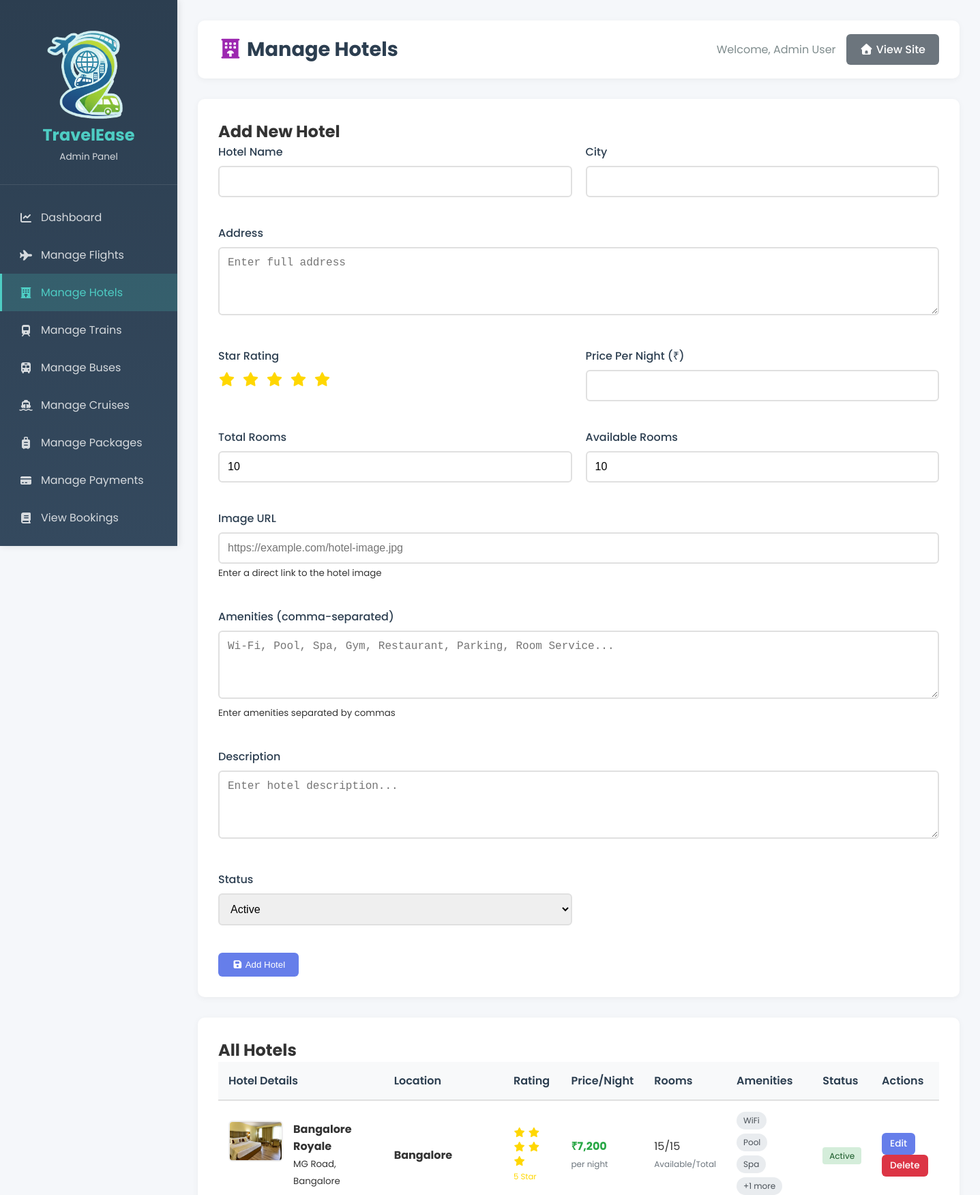
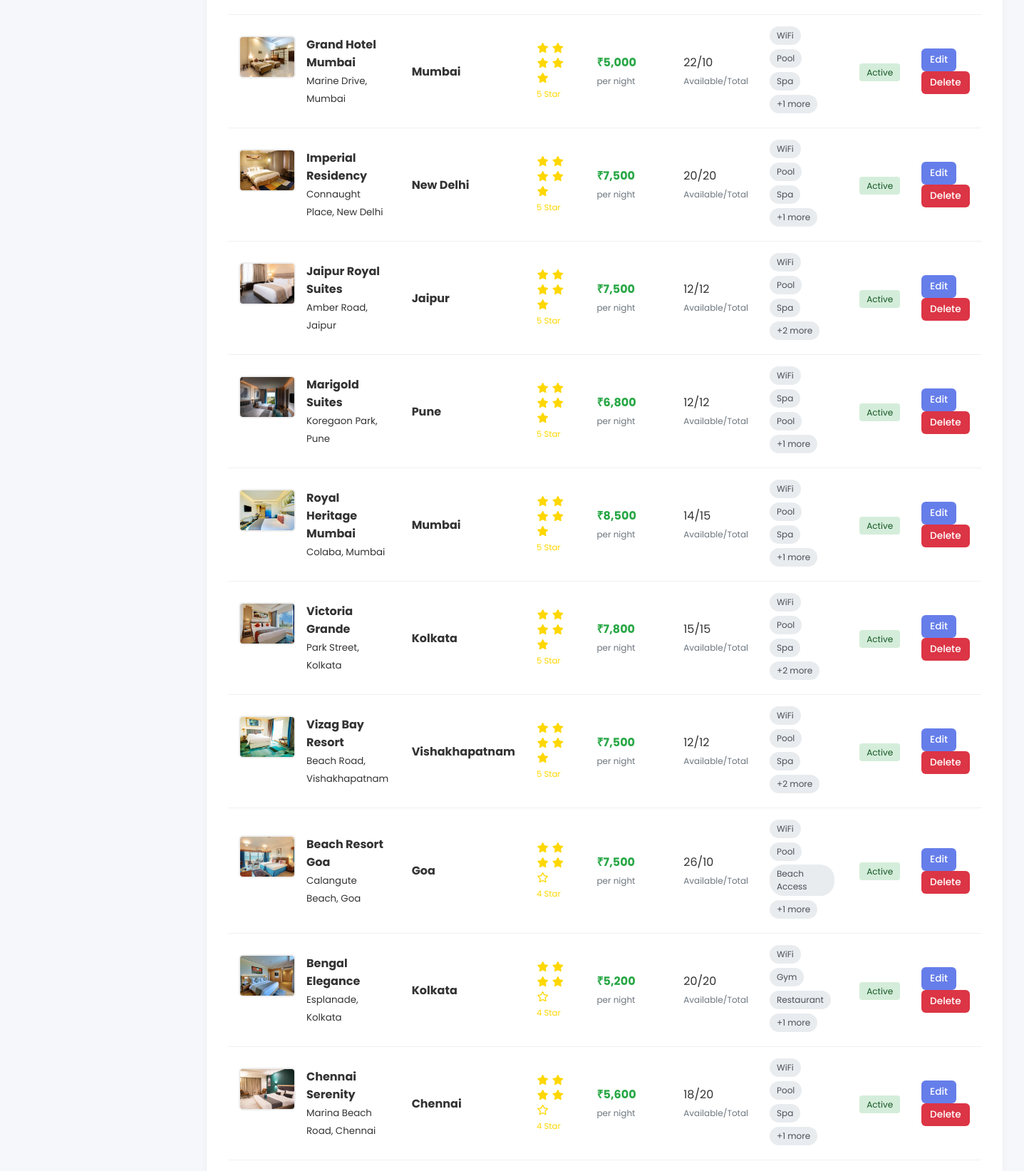
The page /admin/manage-hotels.php (signed in, upper part) on the database its author committed (2 pictures, top to bottom).
### tables this page shows
CREATE TABLE IF NOT EXISTS `hotels` (
  `id` int NOT NULL AUTO_INCREMENT,
  `name` varchar(200) NOT NULL,
  `city` varchar(100) NOT NULL,
  `address` text,
  `star_rating` int DEFAULT '3',
  `price_per_night` decimal(10,2) NOT NULL,
  `available_rooms` int DEFAULT '10',
  `total_rooms` int DEFAULT '10',
  `amenities` text,
  `description` text,
  `image_url` varchar(500) DEFAULT NULL,
  `status` enum('active','inactive') DEFAULT 'active',
  `created_at` timestamp NOT NULL DEFAULT CURRENT_TIMESTAMP,
  `updated_at` timestamp NOT NULL DEFAULT CURRENT_TIMESTAMP ON UPDATE CURRENT_TIMESTAMP,
  PRIMARY KEY (`id`)
);

### admin/manage-hotels.php (the view, shortened to what this page needs)
<?php
include "../db.php";
$edit_hotel = null;
$hotels = mysqli_query($conn, "SELECT * FROM hotels ORDER BY star_rating DESC, name ASC");
?>
<!DOCTYPE html>
<html lang="en">
<head>
    <link rel="stylesheet" href="../css/all.min.css">
    <link rel="stylesheet" href="admin-style.css">
</head>
<body>
    <div class="admin-wrapper">
        <?php include 'sidebar.php'; ?>
        <main class="admin-main">
            <header class="admin-header">
                <h1><i class="fas fa-hotel hotel-icon"></i> Manage Hotels</h1>
                <div class="header-actions">
                    <span>Welcome, <?php echo htmlspecialchars($_SESSION['admin_name']); ?></span>
                    <a href="../index.php" class="btn-secondary"><i class="fas fa-home"></i> View Site</a>
                </div>
            </header>
            <div class="content-card">
                <h2><?php echo $edit_hotel ? 'Edit Hotel' : 'Add New Hotel'; ?></h2>
                <form method="POST" action="">
                    <div style="display: grid; grid-template-columns: repeat(2, 1fr); gap: 20px;">
                        <div class="form-group">
                            <label>Hotel Name</label>
                            <input type="text" name="name" class="form-control" required value="<?php echo $edit_hotel['name'] ?? ''; ?>">
                        </div>
                        <div class="form-group">
                            <label>City</label>
                            <input type="text" name="city" class="form-control" required value="<?php echo $edit_hotel['city'] ?? ''; ?>">
                        </div>
                        <div class="form-group" style="grid-column: span 2;">
                            <label>Address</label>
                            <textarea name="address" class="form-control text-area" placeholder="Enter full address"><?php echo $edit_hotel['address'] ?? ''; ?></textarea>
                        </div>
                        <div class="form-group">
                            <label>Star Rating</label>
                            <div class="star-rating-select">
                                <?php for($i = 1; $i <= 5; $i++): ?>
                                    <label for="star<?php echo $i; ?>"><i class="fas fa-star"></i></label>
                                <?php endfor; ?>
                            </div>
                        </div>
                        <div class="form-group">
                            <label>Price Per Night (₹)</label>
                            <input type="number" name="price_per_night" class="form-control" step="0.01" required value="<?php echo $edit_hotel['price_per_night'] ?? ''; ?>">
                        </div>
                        <div class="form-group">
                            <label>Total Rooms</label>
                            <input type="number" name="total_rooms" class="form-control" required value="<?php echo $edit_hotel['total_rooms'] ?? '10'; ?>">
                        </div>
                        <div class="form-group">
                            <label>Available Rooms</label>
                            <input type="number" name="available_rooms" class="form-control" required value="<?php echo $edit_hotel['available_rooms'] ?? '10'; ?>">
                        </div>
                        <div class="form-group" style="grid-column: span 2;">
                            <label>Image URL</label>
                            <input type="text" name="image_url" class="form-control" placeholder="https://example.com/hotel-image.jpg" value="<?php echo $edit_hotel['image_url'] ?? ''; ?>">
                            <small>Enter a direct link to the hotel image</small>
                        </div>
                        <div class="form-group" style="grid-column: span 2;">
                            <label>Amenities (comma-separated)</label>
                            <textarea name="amenities" class="form-control text-area" placeholder="Wi-Fi, Pool, Spa, Gym, Restaurant, Parking, Room Service..."><?php echo $edit_hotel['amenities'] ?? ''; ?></textarea>
                            <small>Enter amenities separated by commas</small>
                        </div>
                        <div class="form-group" style="grid-column: span 2;">
                            <label>Description</label>
                            <textarea name="description" class="form-control text-area" placeholder="Enter hotel description..."><?php echo $edit_hotel['description'] ?? ''; ?></textarea>
                        </div>
                        <div class="form-group">
                            <label>Status</label>
                            <select name="status" class="form-control" required>
                                <option value="active" <?php echo ($edit_hotel['status'] ?? '') == 'active' ? 'selected' : ''; ?>>Active</option>
                            </select>
                        </div>
                    </div>
                    <div style="margin-top: 20px;">
                        <button type="submit" class="btn-primary">
                            <i class="fas fa-save"></i> <?php echo $edit_hotel ? 'Update Hotel' : 'Add Hotel'; ?>
                        </button>
                    </div>
                </form>
            </div>
            <div class="content-card">
                <h2>All Hotels</h2>
                <div class="table-responsive">
                    <table class="data-table">
                        <thead>
                            <tr>
                                <th>Hotel Details</th>
                                <th>Location</th>
                                <th>Rating</th>
                                <th>Price/Night</th>
                                <th>Rooms</th>
                                <th>Amenities</th>
                                <th>Status</th>
                                <th>Actions</th>
                            </tr>
                        </thead>
                        <tbody>
                            <?php while($hotel = mysqli_fetch_assoc($hotels)): ?>
                            <tr>
                                <td>
                                    <div class="hotel-card">
                                        <?php if($hotel['image_url']): ?>
                                            <img src="<?php echo htmlspecialchars($hotel['image_url']); ?>" alt="<?php echo htmlspecialchars($hotel['name']); ?>" class="hotel-image" onerror="this.style.display='none'">
                                        <?php endif; ?>
                                        <div class="hotel-info">
                                            <strong><?php echo htmlspecialchars($hotel['name']); ?></strong><br>
                                            <?php if($hotel['address']): ?>
                                                <small class="text-muted"><?php echo substr(htmlspecialchars($hotel['address']), 0, 50); ?><?php echo strlen($hotel['address']) > 50 ? '...' : ''; ?></small>
                                            <?php endif; ?>
                                        </div>
                                    </div>
                                </td>
                                <td><strong><?php echo htmlspecialchars($hotel['city']); ?></strong></td>
                                <td>
                                    <div class="star-rating">
                                        <?php
                                        $rating = $hotel['star_rating'];
                                        for($i = 1; $i <= 5; $i++):
                                            if($i <= $rating): ?>
                                                <i class="fas fa-star"></i>
                                            <?php else: ?>
                                                <i class="far fa-star"></i>
                                            <?php endif;
                                        endfor; ?>
                                        <br>
                                        <small><?php echo $rating; ?> Star</small>
                                    </div>
                                </td>
                                <td>
                                    <span class="price-tag">₹<?php echo number_format($hotel['price_per_night'], 0); ?></span><br>
                                    <small class="room-info">per night</small>
                                </td>
                                <td>
                                    <?php echo $hotel['available_rooms']; ?>/<?php echo $hotel['total_rooms']; ?><br>
                                    <small class="room-info">Available/Total</small>
                                </td>
                                <td>
                                    <?php if($hotel['amenities']):
                                        $amenities_array = explode(',', $hotel['amenities']);
                                        $display_amenities = array_slice($amenities_array, 0, 3);
                                        foreach($display_amenities as $amenity):
                                            $amenity = trim($amenity);
                                            if(!empty($amenity)): ?>
                                                <span class="amenity-tag"><?php echo htmlspecialchars($amenity); ?></span>
                                            <?php endif;
                                        endforeach;
                                        if(count($amenities_array) > 3): ?>
                                            <span class="amenity-tag">+<?php echo count($amenities_array) - 3; ?> more</span>
                                        <?php endif;
                                    endif; ?>
                                </td>
                                <td>
                                    <?php if($hotel['status'] == 'active'): ?>
                                        <span class="badge-success">Active</span>
                                    <?php else: ?>
                                        <span class="badge-warning">Inactive</span>
                                    <?php endif; ?>
                                </td>
                                <td>
                                    <a href="manage-hotels.php?edit=<?php echo $hotel['id']; ?>" class="btn-sm btn-primary">Edit</a>
                                    <a href="manage-hotels.php?delete=<?php echo $hotel['id']; ?>" class="btn-sm btn-danger" onclick="return confirm('Are you sure? This will also delete all bookings for this hotel.')">Delete</a>
                                </td>
                            </tr>
                            <?php endwhile; ?>
                        </tbody>
                    </table>
                </div>
            </div>
        </main>
    </div>
</body>
</html>

### admin/admin-style.css (style rules this page uses)
* { margin: 0; padding: 0; box-sizing: border-box; }
body { font-family: 'Poppins', sans-serif; background: #f5f7fa; color: #333; }
.admin-wrapper { display: flex; min-height: 100vh; }
.admin-main { flex: 1; margin-left: 260px; padding: 30px; }
.admin-header { display: flex; justify-content: space-between; align-items: center; margin-bottom: 30px; background: white; padding: 20px 30px; border-radius: 10px; box-shadow: 0 2px 10px rgba(0,0,0,0.05); }
.admin-header h1 { font-size: 1.8rem; color: #2c3e50; }
.header-actions { display: flex; align-items: center; gap: 15px; }
.header-actions span { color: #7f8c8d; }
.content-card { background: white; border-radius: 10px; padding: 30px; box-shadow: 0 2px 10px rgba(0,0,0,0.05); margin-bottom: 30px; }
.table-responsive { overflow-x: auto; }
.data-table { width: 100%; border-collapse: collapse; }
.data-table thead { background: #f8f9fa; }
.data-table th { padding: 15px; text-align: left; font-weight: 600; color: #2c3e50; border-bottom: 2px solid #e0e0e0; }
.data-table td { padding: 15px; border-bottom: 1px solid #f0f0f0; }
.badge-success { background: #d4edda; color: #155724; }
.btn-primary, .btn-secondary, .btn-danger, .btn-success { padding: 10px 20px; border: none; border-radius: 6px; cursor: pointer; font-weight: 500; text-decoration: none; display: inline-block; transition: all 0.3s; }
.btn-primary { background: #667eea; color: white; }
.btn-secondary { background: #6c757d; color: white; }
.btn-danger { background: #dc3545; color: white; }
.btn-sm { padding: 6px 12px; font-size: 0.85rem; }
.form-group { margin-bottom: 20px; }
.form-group label { display: block; margin-bottom: 8px; color: #2c3e50; font-weight: 500; }
.form-control { width: 100%; padding: 12px; border: 2px solid #e0e0e0; border-radius: 6px; font-size: 1rem; transition: border-color 0.3s; }
textarea.form-control { resize: vertical; min-height: 100px; }

### admin/manage-hotels.php (style rules this page uses)
.hotel-icon { color: #9C27B0; }
.badge-success { background: #d4edda; color: #155724; padding: 4px 10px; border-radius: 4px; font-size: 12px; }
.hotel-image { width: 80px; height: 60px; object-fit: cover; border-radius: 6px; border: 2px solid #eee; }
.text-area { min-height: 120px; resize: vertical; }
.star-rating { color: #FFD700; font-size: 14px; }
.star-rating-select { display: flex; gap: 10px; margin-top: 5px; }
.star-rating-select label { cursor: pointer; font-size: 20px; color: #ddd; transition: color 0.2s; }
.star-rating-select input[type="radio"]:checked ~ label, .star-rating-select label:hover, .star-rating-select label:hover ~ label { color: #FFD700; }
.amenity-tag { display: inline-block; background: #e9ecef; color: #495057; padding: 4px 10px; border-radius: 20px; font-size: 12px; margin-right: 5px; margin-bottom: 5px; }
.price-tag { font-weight: bold; color: #28a745; font-size: 16px; }
.room-info { font-size: 12px; color: #6c757d; }
.hotel-card { display: flex; gap: 15px; align-items: flex-start; }
.hotel-info { flex: 1; }

### rows shown on the page
hotels: image_url (picture), name "Bangalore Royale", address "MG Road, Bangalore", city "Bangalore", star_rating "5", price_per_night "7,200", available_rooms "15", total_rooms "15", amenities "WiFi", amenities "Pool", amenities "Spa", count($amenities_array)-3 "1", status "Active"
hotels: image_url (picture), name "Grand Hotel Mumbai", address "Marine Drive, Mumbai", city "Mumbai", star_rating "5", price_per_night "5,000", available_rooms "22", total_rooms "10", amenities "WiFi", amenities "Pool", amenities "Spa", count($amenities_array)-3 "1", status "Active"
hotels: image_url (picture), name "Imperial Residency", address "Connaught Place, New Delhi", city "New Delhi", star_rating "5", price_per_night "7,500", available_rooms "20", total_rooms "20", amenities "WiFi", amenities "Pool", amenities "Spa", count($amenities_array)-3 "1", status "Active"
hotels: image_url (picture), name "Jaipur Royal Suites", address "Amber Road, Jaipur", city "Jaipur", star_rating "5", price_per_night "7,500", available_rooms "12", total_rooms "12", amenities "WiFi", amenities "Pool", amenities "Spa", count($amenities_array)-3 "2", status "Active"
hotels: image_url (picture), name "Marigold Suites", address "Koregaon Park, Pune", city "Pune", star_rating "5", price_per_night "6,800", available_rooms "12", total_rooms "12", amenities "WiFi", amenities "Spa", amenities "Pool", count($amenities_array)-3 "1", status "Active"
hotels: image_url (picture), name "Royal Heritage Mumbai", address "Colaba, Mumbai", city "Mumbai", star_rating "5", price_per_night "8,500", available_rooms "14", total_rooms "15", amenities "WiFi", amenities "Pool", amenities "Spa", count($amenities_array)-3 "1", status "Active"
hotels: image_url (picture), name "Victoria Grande", address "Park Street, Kolkata", city "Kolkata", star_rating "5", price_per_night "7,800", available_rooms "15", total_rooms "15", amenities "WiFi", amenities "Pool", amenities "Spa", count($amenities_array)-3 "2", status "Active"
hotels: image_url (picture), name "Vizag Bay Resort", address "Beach Road, Vishakhapatnam", city "Vishakhapatnam", star_rating "5", price_per_night "7,500", available_rooms "12", total_rooms "12", amenities "WiFi", amenities "Pool", amenities "Spa", count($amenities_array)-3 "2", status "Active"
hotels: image_url (picture), name "Beach Resort Goa", address "Calangute Beach, Goa", city "Goa", star_rating "4", price_per_night "7,500", available_rooms "26", total_rooms "10", amenities "WiFi", amenities "Pool", amenities "Beach Access", count($amenities_array)-3 "1", status "Active"
hotels: image_url (picture), name "Bengal Elegance", address "Esplanade, Kolkata", city "Kolkata", star_rating "4", price_per_night "5,200", available_rooms "20", total_rooms "20", amenities "WiFi", amenities "Gym", amenities "Restaurant", count($amenities_array)-3 "1", status "Active"
hotels: image_url (picture), name "Chennai Serenity", address "Marina Beach Road, Chennai", city "Chennai", star_rating "4", price_per_night "5,600", available_rooms "18", total_rooms "20", amenities "WiFi", amenities "Pool", amenities "Spa", count($amenities_array)-3 "1", status "Active"

### other values the page prints
$_SESSION['admin_name'] "Admin User"
